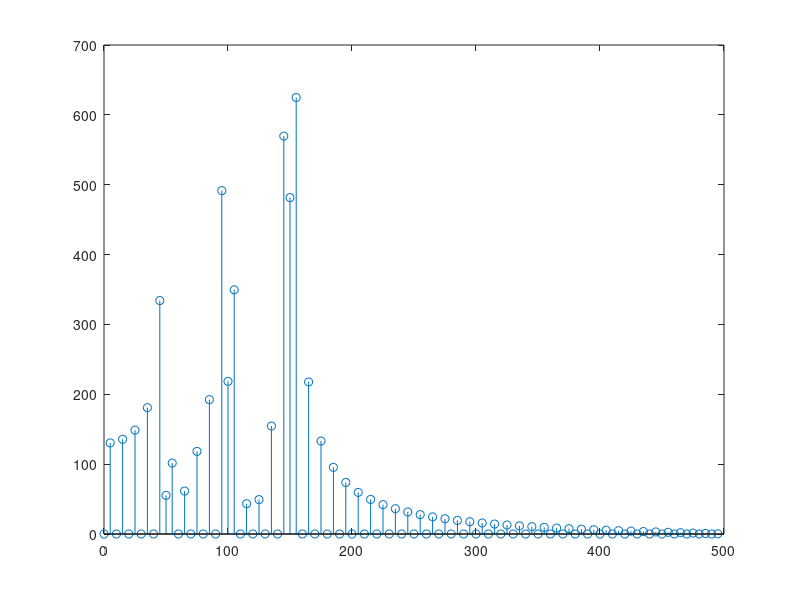
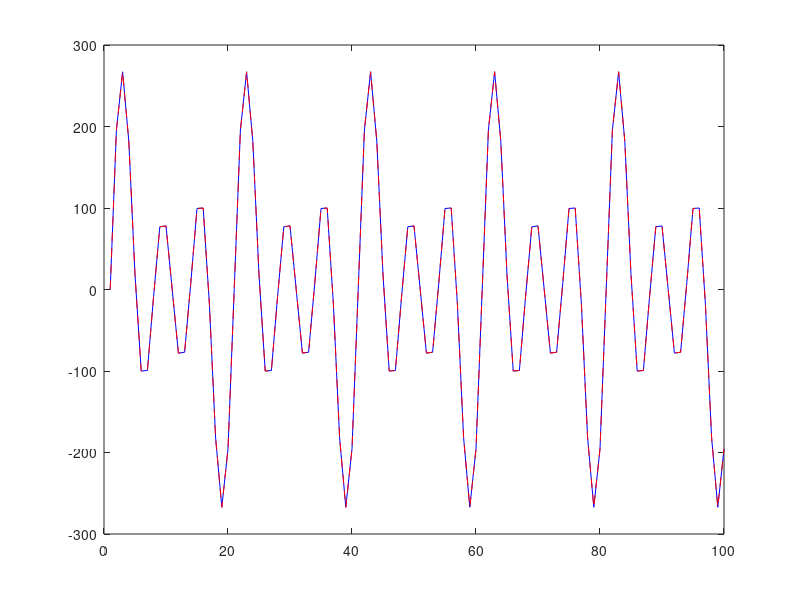
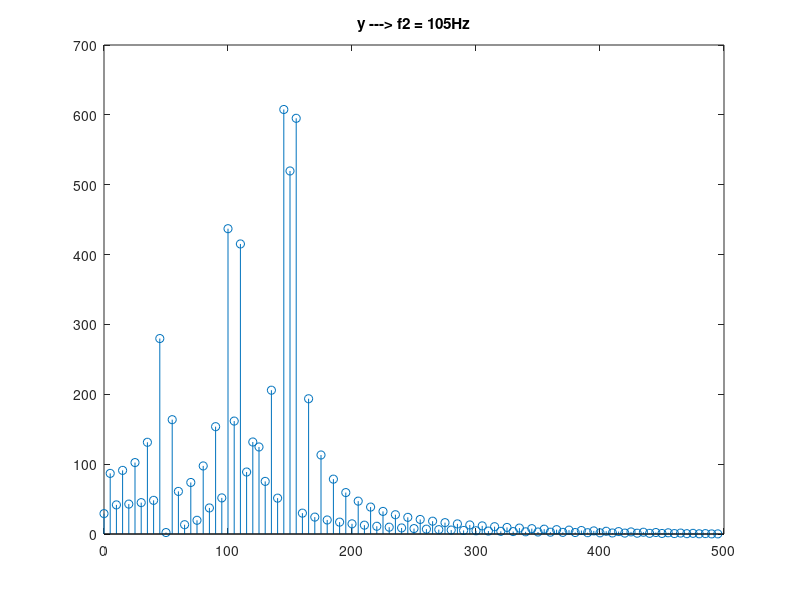
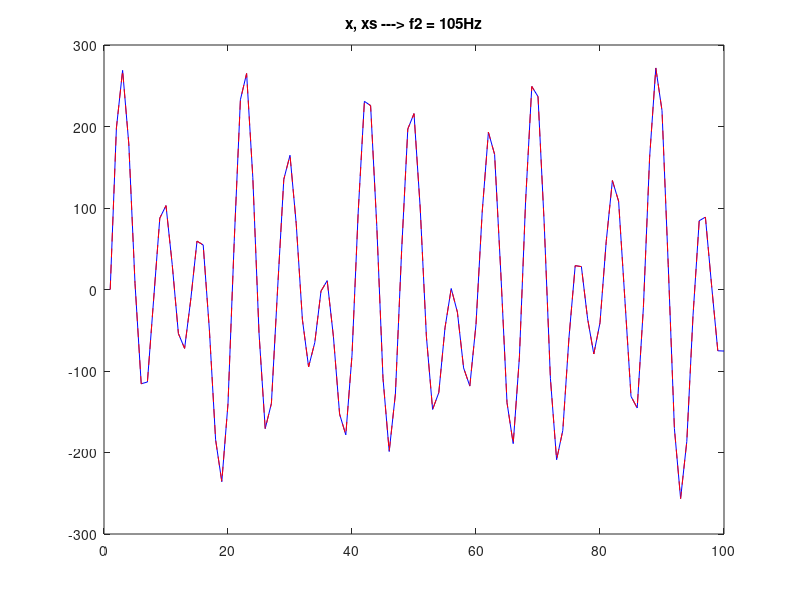

MATLAB code to generate these figures, in order:
clear all;
close all;
N = 100;
k = 0:N-1;
n = 0:N-1;
fs = 1000;
t = 0:1/1000:0.1-1/1000;
f1 = 50;
f2 = 100;
f3 = 150;
A1 = 50;
A2 = 100;
A3 = 150;
x = A1*sin(2*pi*f1*t)+A2*sin(2*pi*f2*t)+A3*sin(2*pi*f3*t);
A = zeros(N, N);
for k = 0:N-1
    if k == 0
        wk = sqrt(1/N);     % Wartość sk dla k = 0
    else
        wk = sqrt(2/N)*cos(pi*k/N*(n+0.5));     % Wartość sk dla k != 0
    end
  
    A(k+1, :) = wk;
end
S = A';
counter = 1;
for i = 1:N
    plot(1:N, A(i, :), "b-");
    hold on
    plot(1:N, S(:, i), "r--");
    title(counter);
    counter = counter + 1;
    %pause()
    clf;
end

y = A*x';
figure;
f=(0:N-1)*fs/(2*N);
stem(f, abs(y))
xs = S*y;
figure
plot(x, "b-")
hold on
plot(xs, "r--")
err = max(max(abs(x'-xs)));
fprintf('Reconstructed with error: %u\n', err)
f4 = 105;
x2 = A1*sin(2*pi*f1*t)+A2*sin(2*pi*f4*t)+A3*sin(2*pi*f3*t);
y2 = A*x2';
xs2 = S*y2;
err = max(max(abs(x2'-xs2)));
fprintf('Reconstructed with error: %u\n', err)
figure;
stem(f, abs(y2));
title("y ---> f2 = 105Hz")

figure
plot(x2, "b-")
hold on
plot(xs2, "r--")
title("x, xs ---> f2 = 105Hz")

x3 = A1*sin(2*pi*52.5*t)+A2*sin(2*pi*102.5*t)+A3*sin(2*pi*152.5*t);
y3 = A*x3';
xs3 = S*y3;
err = max(max(abs(x3'-xs3)));
fprintf('Reconstructed with error: %u\n', err)
figure;
stem(f, abs(y3));
title("y ---> f1,f2,f3 + 2.5Hz")

figure
plot(x3, "b-")
hold on
plot(xs3, "r--")
title("x, xs ---> f1,f2,f3 + 2.5Hz")